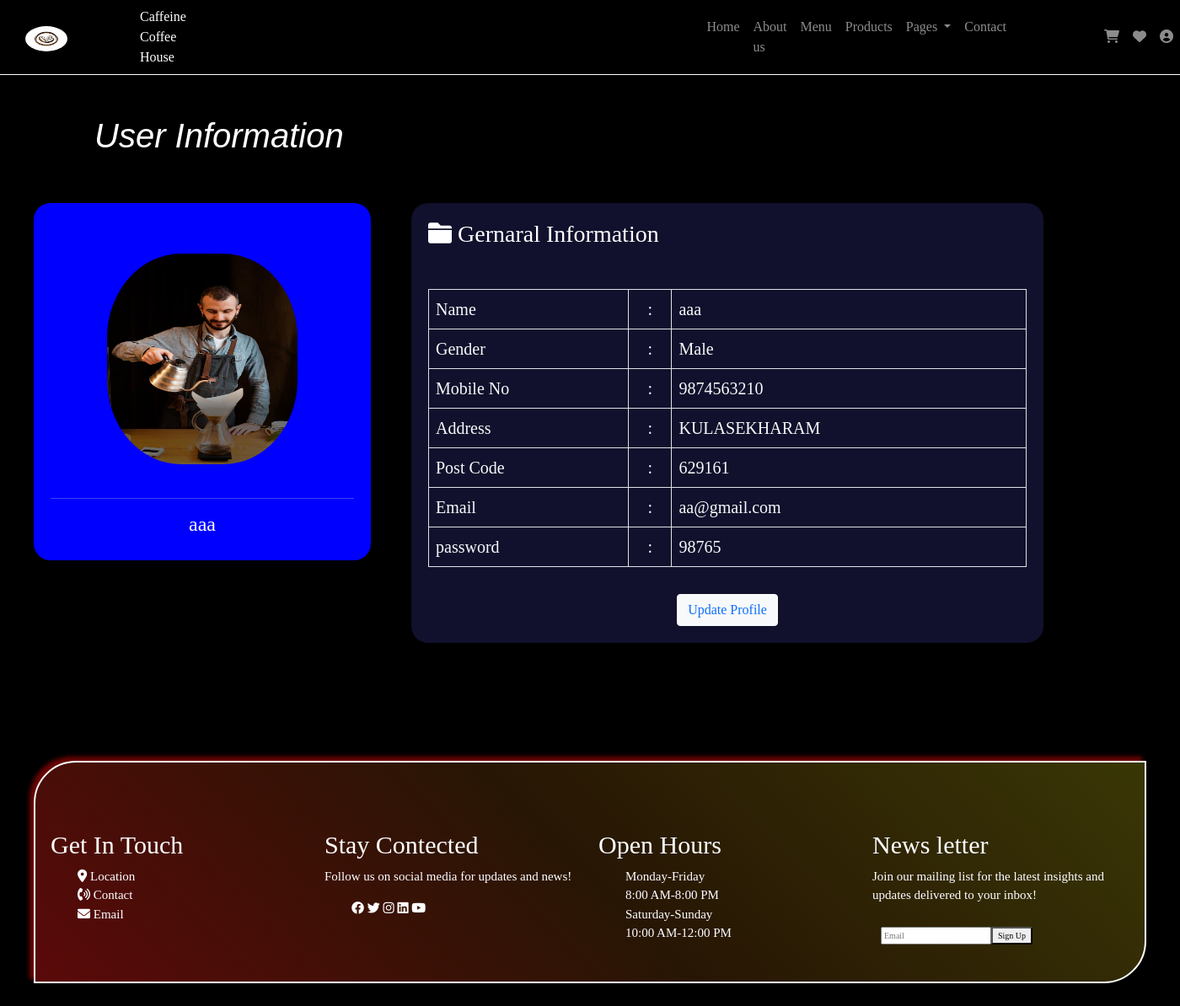
/profile/ (signed in), run on the app's committed database.
### Coffeine/models.py (models this page shows, shortened)
class userModel(models.Model):
    username = models.CharField(max_length=100,null=True)
    user_email = models.EmailField(max_length=254, unique=True, null=True)
    password = models.CharField(max_length=100,null=True)
    gender = models.CharField(max_length=50,null=True)
    post = models.PositiveIntegerField(null=True)
    user_img = models.ImageField(upload_to="folder",null=True)
    phoneno = models.PositiveIntegerField(null=True)
    address = models.TextField(null = True)

### Coffeine/views.py (the view)
# urls.py: path('profile/',views.profile,name = 'profile'),
def profile(request):
    user_id = request.session.get('user_id')
    user = userModel.objects.get(id=user_id)
    context = {
        'user':user
    }
    return render(request,"profile.html",context)

### Coffeine/context_processors.py (called while the page is built)
def user_context(request):
    user_id = request.session.get('user_id')
    if user_id:
        try:
            user = userModel.objects.get(id=user_id)
            return {
                'username': user.username,
                'user_img': user.user_img.url if user.user_img else None
                }
        except userModel.DoesNotExist:
            return {
                'username': None,
                'user_img': None
                }
    return {
        'username': None,
        'user_img': None
        }

### Coffeine/templates/profile.html (shortened to what this page needs)
<!DOCTYPE html>
<html lang="en">
    {% load static %}
<head>
    <link href="https://cdn.jsdelivr.net/npm/bootstrap@5.0.2/dist/css/bootstrap.min.css" rel="stylesheet">
    <link rel="stylesheet" href="https://cdnjs.cloudflare.com/ajax/libs/font-awesome/6.0.0-beta3/css/all.min.css">
</head>
<body>
    <header class="header">
        <nav class="navbar navbar-expand-lg navbar-dark " style="color: white; border-bottom: 0.5px solid white;">
                <a href="/" class="navbar-brand">
                    <img src="{% static 'images/log1.png' %}" alt="" id="logo" class="d-inline-block align-text-top"></a>
                    <span >  Caffeine Coffee House </span>
                <div class="collapse navbar-collapse" id="myNavbar">
                    <ul class="navbar-nav">
                        <li class="nav-item">
                            <a href="{% url 'home' %}" class="nav-link"> Home </a>
                        </li>
                        <li class="nav-item">
                            <a href="{% url 'about' %}" class="nav-link"> About us </a>
                        </li>
                        <li class="nav-item">
                            <a href="{% url 'menu' %}" class="nav-link"> Menu </a>
                        </li>
                        <li class="nav-item">
                            <a href="{% url 'product' %}" class="nav-link"> Products </a>
                        </li>
                        <li class="nav-item dropdown">
                            <a href="/" class="nav-link dropdown-toggle" id="navbarDropdown" role="button" data-bs-toggle="dropdown" aria-expanded="true">
                                Pages
                            </a>
                        </li>
                        <li class="nav-item">
                            <a href="{% url 'contact' %}" class="nav-link"> Contact </a>
                        </li>
                    </ul>
                    <ul class="navbar-nav "  style="margin-left:100px;">
                        <li class="nav-item" >
                            <a href="{% url 'cart' %}" class="nav-link"><i class="fa-solid fa-cart-shopping"></i></a>
                        </li>
                        <li class="nav-item">
                            <a href="/" class="nav-link"><i class="fa-solid fa-heart"></i></a>
                        </li>
                        <li class="nav-item dropdown">
                            <a href="/" class="nav-link dropdown" id="navbarDropdown" role="button" data-bs-toggle="dropdown" aria-expanded="true">
                                <i class="fa-solid fa-circle-user"></i>
                            </a>
                        </li>
                    </ul>
                </div>
        </nav>
    </header><br><br>
    <div class="container-fluid" style="margin-left: 100px; font-style:italic; font-family: Verdana, Geneva, Tahoma, sans-serif;">
        <h1> User Information </h1>
    </div><br><br>
    <div class="container" style="font-family: ve;">
        <div class="row d-flex gap-5">
            <div class="col-4" id="card1">
                <div class="row" style=" margin: 20px; padding: 20px;align-items: center;justify-content: center;">
                    {% if user.user_img %}
                        <img src="{{ user.user_img.url }}" alt="User Image" style="width: 250px; height: 250px; border-radius: 40%;">
                    {% else %}
                        <p>No image uploaded.</p>
                    {% endif %}
                </div><hr>
                <div class="row justify-content-center">
                    <div class="col-auto text-center">
                        <h4> {{user.username}}</h4>
                    </div>
                </div>
            </div>
            <div class="col-7" id="card2" >
                <h3> <i class="fa-solid fa-folder"></i> Gernaral Information </h3>
                <table class="table table-bordered text-light mt-5 ">
                    <tr>
                        <td>Name </td>
                        <td class="text-center"> : </td>
                        <td> {{user.username}} </td>
                    </tr>
                    <tr>
                        <td> Gender </td>
                        <td class="text-center"> : </td>
                        <td> {{user.gender}}  </td>
                    </tr>
                    <tr>
                        <td> Mobile No </td>
                        <td class="text-center"> : </td>
                        <td> {{user.phoneno}} </td>
                    </tr>
                    <tr>
                        <td> Address </td>
                        <td class="text-center"> : </td>
                        <td> {{user.address}} </td>
                    </tr>
                    <tr>
                        <td> Post Code </td>
                        <td class="text-center"> : </td>
                        <td> {{user.post}} </td>
                    </tr>
                    <tr>
                        <td> Email </td>
                        <td class="text-center"> : </td>
                        <td> {{user.user_email}}</td>
                    </tr>
                    <tr>
                        <td> password </td>
                        <td class="text-center"> : </td>
                        <td> {{user.password}}</td>
                    </tr>
                </table>
                <div>
                    <div class="row col mt-3">
                        <div class="col mt-3 d-flex justify-content-center">
                            <button type="submit" class="btn btn-light "><a href="{% url 'register' %}" class="text-decoration-none"> Update Profile</a>  </button>
                        </div>
                    </div>
                </div>
            </div>
        </div>
    </div>
    <div class="container" id="footer">
        <div class="row">
            <div class="col ">
                <h6> Get In Touch </h6>
                <ul>
                    <li><i class="fa-solid fa-location-dot"></i> Location </li>
                    <li><i class="fa-solid fa-phone-volume"></i> Contact </li>
                    <li><i class="fa-solid fa-envelope"></i> Email </li>
                </ul>
            </div>
            <div class="col">
                <h6> Stay Contected </h6>
                <p>Follow us on social media for updates and news!</p>
                <ul>
                    <li>
                        <i class="fa-brands fa-facebook"></i>
                        <i class="fa-brands fa-twitter"></i>
                        <i class="fa-brands fa-instagram"></i>
                        <i class="fa-brands fa-linkedin"></i>
                        <i class="fa-brands fa-youtube"></i>
                    </li>
                </ul>
            </div>
            <div class="col">
                <h6> Open Hours </h6>
                <ul>
                    <li> Monday-Friday </li>
                    <li> 8:00 AM-8:00 PM</li>
                    <li> Saturday-Sunday </li>
                    <li> 10:00 AM-12:00 PM</li>
                </ul>
            </div>
            <div class="col">
                <h6> News letter </h6>
                <p>Join our mailing list for the latest insights and
                    updates delivered to your inbox!
                </p>
                <div class="input-container">
                    <input type="email" placeholder="Email" id=""><button>Sign Up</button>
                </div>
            </div>
        </div>
    </div><br><br>
</body>
</html>

### Coffeine/templates/profile.html (style rules this page uses)
body { background-color: black; font-family: fantasy; color: white; overflow-x: hidden; }
.navbar-brand { margin-left: 30px; }
#myNavbar { margin-left: 600px; }
span { margin-left: 70px; }
#logo { border-radius: 50%; width: 50px; height: 30px; }
#card1 { border: 1px solid white; background-color: blue; width: 400px; height: fit-content; border: 20px; padding: 20px; border-radius: 20px; }
#card2 { border: 1px solid white; background-color: rgb(17, 17, 45); width: 750px; height: fit-content; border-radius: 20px; border: 20px; padding: 20px; font-size: 20px; }
h6 { color: white; }
#footer { border: 2px solid white; font-family: Georgia, 'Times New Roman', Times, serif; font-size:10px ; padding: 10px; border-radius: 50px 0px 50px 0px; background: linear-gradient(45deg, #5a0909,#5a32096f,#5a5609a2); box-shadow: -5px -5px 5px #6c0404; margin-top: 10%; }
#footer li,p { list-style: none; padding: auto; font-size: 15px; color: white; }
#footer div { margin-top: 10px; padding: 10px; }
#footer h6 { margin-top: 30px; font-size: 30px; }

### data on the page
userModel: user_img (picture), username "aaa", gender "Male", phoneno "9874563210", address "KULASEKHARAM", post "629161", user_email "aa@gmail.com", password "98765"
